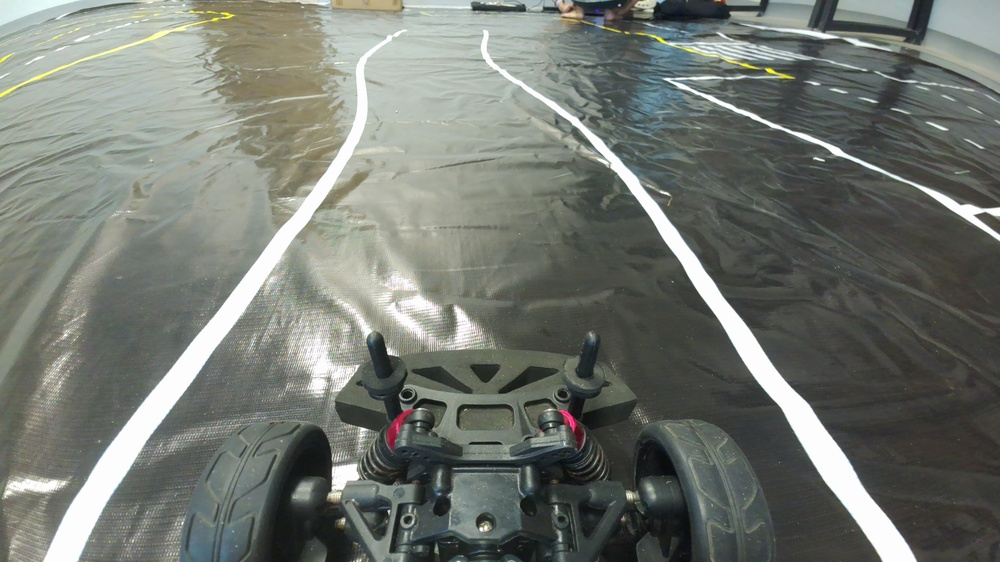
#> input picture src/Brain_ROS2/image.jpg, 1000 x 562 px, shrunk from 4608 x 2592 before the run
$ python -i visual_odometry.py   (imports and definitions only)
#> lines starting #> are read from the running program, lines starting #| are printed output that depends on the picture
import cv2
import numpy as np

class VisualOdometry2D:
    """
    2D Visual Odometry using Optical Flow on Birds-Eye View images.
    """
    def __init__(self, xm_per_pix=0.00135, ym_per_pix=0.00165):
        """
        xm_per_pix and ym_per_pix should be in METERS per pixel.
        The LaneDetector uses CM per pixel (0.135, 0.165).
        """
        self.xm_per_pix = xm_per_pix
        self.ym_per_pix = ym_per_pix

        self.prev_gray = None
        self.prev_pts = None

        # Parameters for lucas kanade optical flow
        self.lk_params = dict(winSize=(21, 21),
                              maxLevel=3,
                              criteria=(cv2.TERM_CRITERIA_EPS | cv2.TERM_CRITERIA_COUNT, 30, 0.01))

        # Parameters for ShiTomasi corner detection
        self.feature_params = dict(maxCorners=100,
                                   qualityLevel=0.3,
                                   minDistance=7,
                                   blockSize=7)

    def process(self, warped_img):
        """
        Processes a new bird's-eye view image and estimates movement.
        Returns: dx (m), dy (m), dtheta (rad)
        """
        if len(warped_img.shape) == 3:
            gray = cv2.cvtColor(warped_img, cv2.COLOR_BGR2GRAY)
        else:
            gray = warped_img

        dx, dy, dtheta = 0.0, 0.0, 0.0

        if self.prev_gray is not None:
            # 1. Track points from previous frame
            if self.prev_pts is not None and len(self.prev_pts) > 10:
                new_pts, st, err = cv2.calcOpticalFlowPyrLK(self.prev_gray, gray, self.prev_pts, None, **self.lk_params)

                # Filter valid points
                if new_pts is not None:
                    good_new = new_pts[st == 1]
                    good_old = self.prev_pts[st == 1]

                    if len(good_new) > 5:
                        # 2. Estimate Affine Transformation (Partial = Rotation, Translation, Scale)
                        # Since we use BEV, we expect scale=1.0
                        matrix, inliers = cv2.estimateAffinePartial2D(good_old, good_new)

                        if matrix is not None:
                            # matrix is 2x3:
                            # [ cos(th) -sin(th) tx ]
                            # [ sin(th)  cos(th) ty ]

                            tx_pix = matrix[0, 2]
                            ty_pix = matrix[1, 2]

                            # Rotation: atan2(sin, cos)
                            dtheta = -np.arctan2(matrix[1, 0], matrix[0, 0])

                            # Convert pixel translation to physical meters
                            # Note: in BEV, dy is forward (Y axis in image usually points down)
                            dx = -tx_pix * self.xm_per_pix
                            dy = ty_pix * self.ym_per_pix

            # 3. Detect new features if tracking set is small
            if self.prev_pts is None or len(self.prev_pts) < 50:
                self.prev_pts = cv2.goodFeaturesToTrack(gray, mask=None, **self.feature_params)
            else:
                # Update tracking points for next iteration
                self.prev_pts = cv2.goodFeaturesToTrack(gray, mask=None, **self.feature_params)
        else:
            # First frame initialization
            self.prev_pts = cv2.goodFeaturesToTrack(gray, mask=None, **self.feature_params)

        self.prev_gray = gray.copy()

        return dx, dy, dtheta

>>> import cv2
>>> picture = cv2.imread('../../../../Brain_ROS2/image.jpg')
#> picture is the input picture: shape (562, 1000, 3); mean B, G, R 112.7, 119.6, 115.2
>>> result = VisualOdometry2D().process(picture)
#> in process, `gray = cv2.cvtColor(warped_img, cv2.COLOR_BGR2GRAY)`:
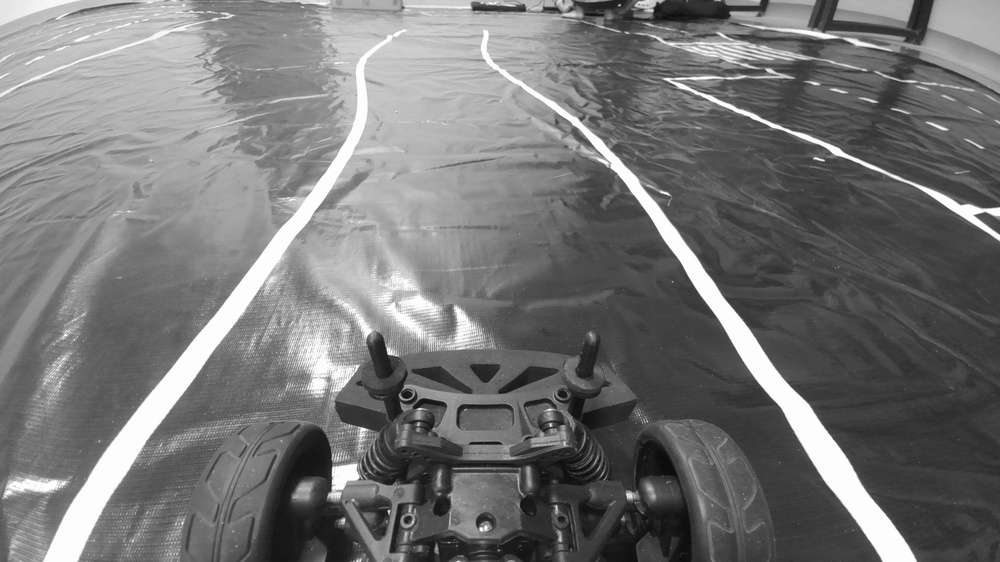
#> gray: shape (562, 1000); min 9, max 255, mean 117.5
#> in process, `self.prev_pts = cv2.goodFeaturesToTrack(gray, mask=None, **self.featur..`: self.prev_pts = 54 rows, first 8: [389, 352], [551, 426], [479, 528], [473, 8], [419, 425], [334, 463], [976, 216], [387, 511]
#> result = (0, 0, 0)

$ run again, on src/Brain_ROS2/road7.jpeg
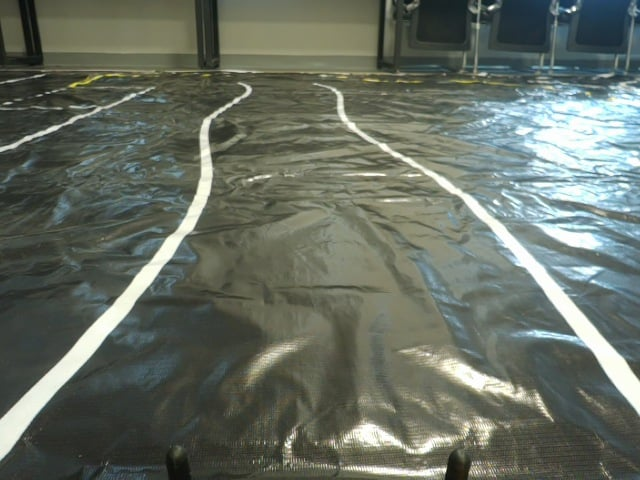
#> input picture src/Brain_ROS2/road7.jpeg, 640 x 480 px
#> picture is the input picture: shape (480, 640, 3); mean B, G, R 99.4, 110.1, 102.9
#> in process, `gray = cv2.cvtColor(warped_img, cv2.COLOR_BGR2GRAY)`:
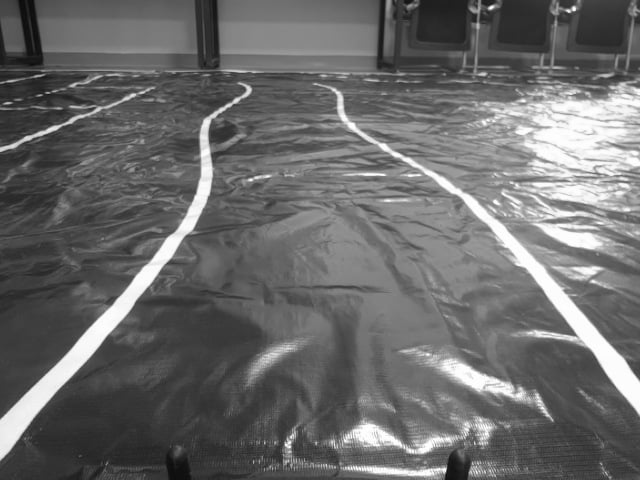
#> gray: shape (480, 640); min 7, max 255, mean 106.8
#> self.prev_pts = 19 rows, first 8: [573, 8], [443, 470], [288, 445], [490, 8], [288, 438], [247, 89], [345, 440], [478, 444]
#> result = (0, 0, 0)
